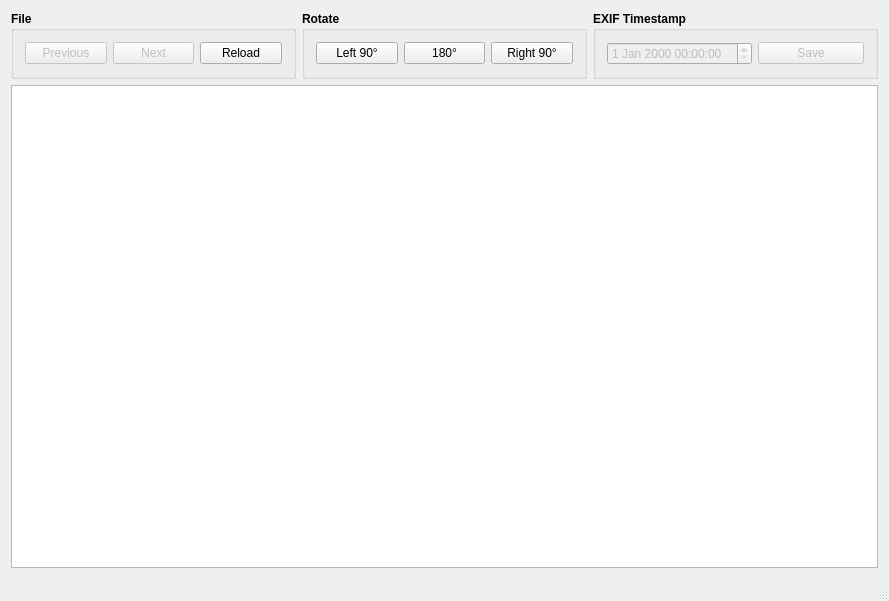
<?xml version="1.0" encoding="UTF-8"?>
<ui version="4.0">
 <class>MainWindow</class>
 <widget class="QMainWindow" name="MainWindow">
  <property name="geometry">
   <rect>
    <x>0</x>
    <y>0</y>
    <width>889</width>
    <height>601</height>
   </rect>
  </property>
  <property name="windowTitle">
   <string>MaQuis</string>
  </property>
  <widget class="QWidget" name="centralWidget">
   <layout class="QVBoxLayout" name="verticalLayout">
    <item>
     <layout class="QHBoxLayout" name="horizontalLayout">
      <item>
       <widget class="QGroupBox" name="groupBox">
        <property name="font">
         <font>
          <weight>75</weight>
          <bold>true</bold>
         </font>
        </property>
        <property name="title">
         <string>File</string>
        </property>
        <layout class="QHBoxLayout" name="horizontalLayout_2">
         <item>
          <widget class="QPushButton" name="btnFilePrev">
           <property name="enabled">
            <bool>false</bool>
           </property>
           <property name="font">
            <font>
             <weight>50</weight>
             <bold>false</bold>
            </font>
           </property>
           <property name="text">
            <string>Previous</string>
           </property>
           <property name="icon">
            <iconset theme="go-previous">
             <normaloff>.</normaloff>.</iconset>
           </property>
          </widget>
         </item>
         <item>
          <widget class="QPushButton" name="btnFileNext">
           <property name="enabled">
            <bool>false</bool>
           </property>
           <property name="font">
            <font>
             <weight>50</weight>
             <bold>false</bold>
            </font>
           </property>
           <property name="text">
            <string>Next</string>
           </property>
           <property name="icon">
            <iconset theme="go-next">
             <normaloff>.</normaloff>.</iconset>
           </property>
          </widget>
         </item>
         <item>
          <widget class="QPushButton" name="btnFileReload">
           <property name="font">
            <font>
             <weight>50</weight>
             <bold>false</bold>
            </font>
           </property>
           <property name="text">
            <string>Reload</string>
           </property>
           <property name="icon">
            <iconset theme="view-refresh">
             <normaloff>.</normaloff>.</iconset>
           </property>
          </widget>
         </item>
        </layout>
       </widget>
      </item>
      <item>
       <widget class="QGroupBox" name="groupBox_2">
        <property name="font">
         <font>
          <weight>75</weight>
          <bold>true</bold>
         </font>
        </property>
        <property name="title">
         <string>Rotate</string>
        </property>
        <layout class="QHBoxLayout" name="horizontalLayout_3">
         <item>
          <widget class="QPushButton" name="btnImgRotLeft">
           <property name="font">
            <font>
             <weight>50</weight>
             <bold>false</bold>
            </font>
           </property>
           <property name="text">
            <string>Left 90°</string>
           </property>
           <property name="icon">
            <iconset theme="object-rotate-left">
             <normaloff>.</normaloff>.</iconset>
           </property>
          </widget>
         </item>
         <item>
          <widget class="QPushButton" name="btnImgRotFlip">
           <property name="font">
            <font>
             <weight>50</weight>
             <bold>false</bold>
            </font>
           </property>
           <property name="text">
            <string>180°</string>
           </property>
           <property name="icon">
            <iconset theme="object-flip-vertical">
             <normaloff>.</normaloff>.</iconset>
           </property>
          </widget>
         </item>
         <item>
          <widget class="QPushButton" name="btnImgRotRight">
           <property name="font">
            <font>
             <weight>50</weight>
             <bold>false</bold>
            </font>
           </property>
           <property name="text">
            <string>Right 90°</string>
           </property>
           <property name="icon">
            <iconset theme="object-rotate-right">
             <normaloff>.</normaloff>.</iconset>
           </property>
          </widget>
         </item>
        </layout>
       </widget>
      </item>
      <item>
       <widget class="QGroupBox" name="groupBox_3">
        <property name="font">
         <font>
          <weight>75</weight>
          <bold>true</bold>
         </font>
        </property>
        <property name="title">
         <string>EXIF Timestamp</string>
        </property>
        <layout class="QHBoxLayout" name="horizontalLayout_4">
         <item>
          <widget class="QDateTimeEdit" name="dateTimeEdit">
           <property name="enabled">
            <bool>false</bool>
           </property>
           <property name="font">
            <font>
             <weight>50</weight>
             <bold>false</bold>
            </font>
           </property>
          </widget>
         </item>
         <item>
          <widget class="QPushButton" name="btnExifSave">
           <property name="enabled">
            <bool>false</bool>
           </property>
           <property name="font">
            <font>
             <weight>50</weight>
             <bold>false</bold>
            </font>
           </property>
           <property name="text">
            <string>Save</string>
           </property>
           <property name="icon">
            <iconset theme="document-save">
             <normaloff>.</normaloff>.</iconset>
           </property>
          </widget>
         </item>
        </layout>
       </widget>
      </item>
     </layout>
    </item>
    <item>
     <widget class="QGraphicsView" name="graphicsView">
      <property name="backgroundBrush">
       <brush brushstyle="SolidPattern">
        <color alpha="255">
         <red>127</red>
         <green>127</green>
         <blue>127</blue>
        </color>
       </brush>
      </property>
      <property name="renderHints">
       <set>QPainter::Antialiasing|QPainter::HighQualityAntialiasing|QPainter::TextAntialiasing</set>
      </property>
      <property name="dragMode">
       <enum>QGraphicsView::ScrollHandDrag</enum>
      </property>
     </widget>
    </item>
   </layout>
  </widget>
  <widget class="QStatusBar" name="statusBar"/>
 </widget>
 <layoutdefault spacing="6" margin="11"/>
 <resources/>
 <connections/>
</ui>
